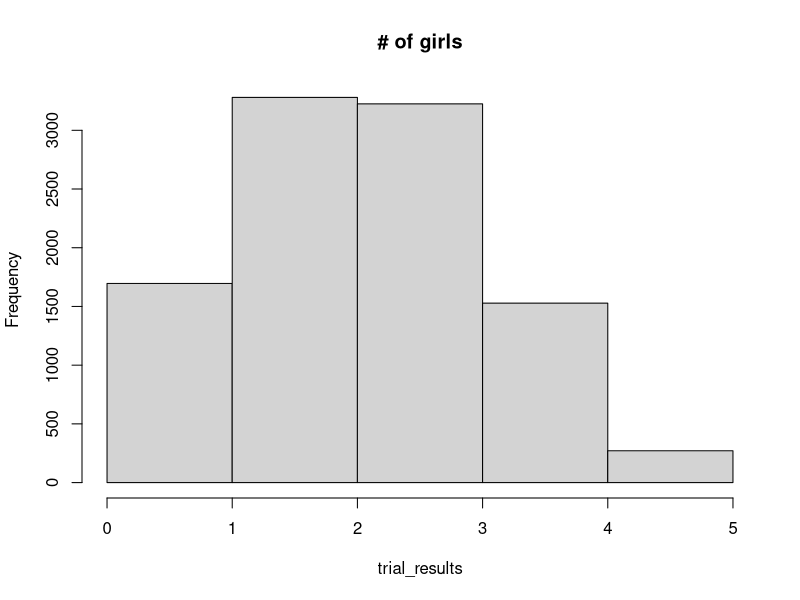

Reproduce this figure in R.
## ---- chunk 1
N <- 10000
trial_results <- numeric(N)

# Constitute the set of 25 girls and 25 boys.
whole_class <- rep(c('girl', 'boy'), c(25, 25))

# Repeat the following steps N times.
for (i in 1:N) {

    # Shuffle the numbers
    shuffled <- sample(whole_class)

    # Take the first 5 numbers, call them c.
    c <- shuffled[1:5]

    # Count how many girls there are, put the result in d.
    d <- sum(c == 'girl')

    # Keep track of each trial result in z.
    trial_results[i] <- d

    # End the experiment, go back and repeat until all 1000 trials are
    # complete.
}

# Count the number of times we got four girls, put the result in k.
k <- sum(trial_results == 4)

# Convert to a proportion.
kk <- k / N

# Print the result.
message(kk)
## ---- chunk 2
# Do histogram, with one bin for each possible number.
hist(trial_results, breaks=0:max(trial_results), main='# of girls')
